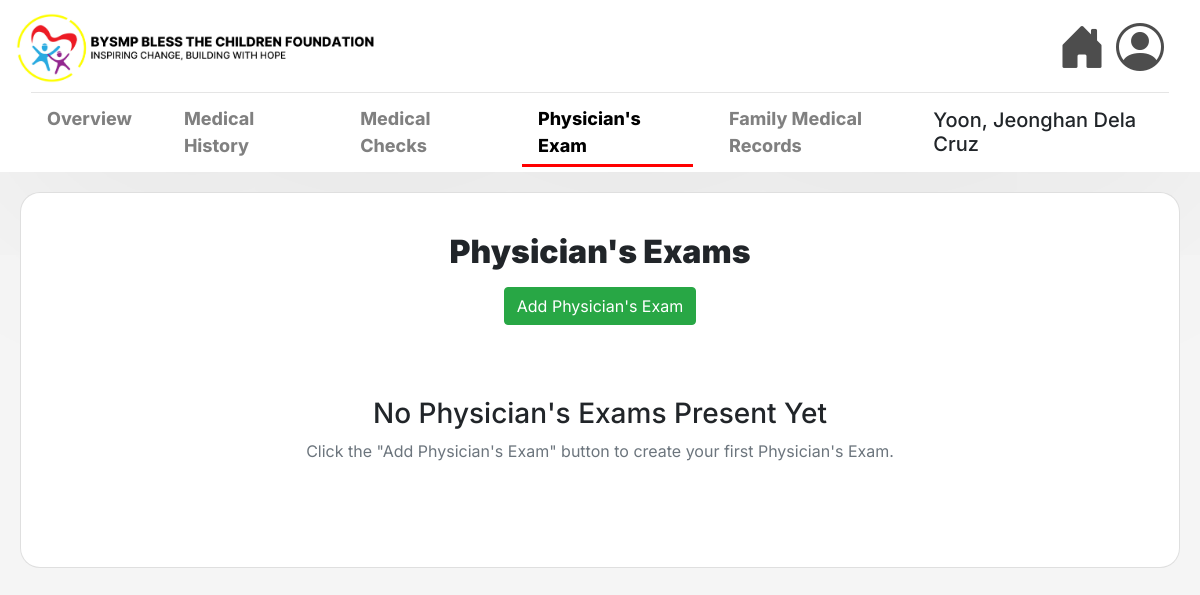
Before: /physician-exam/home/6/ with the older database file.
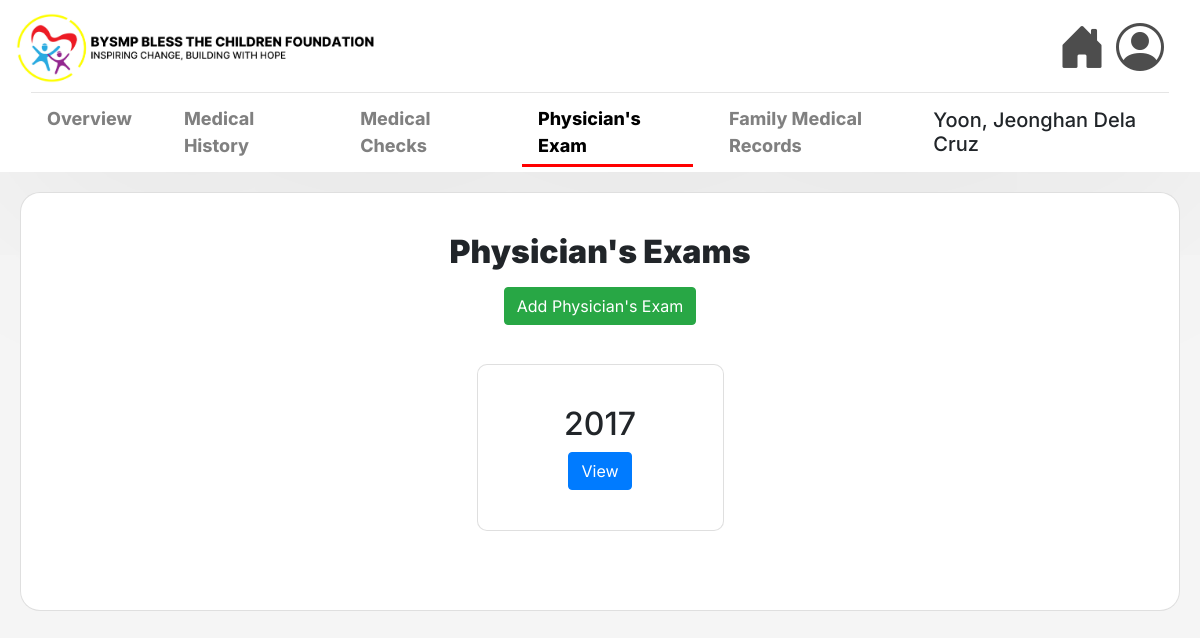
After: the same page with the newer database file.
### msys42app/models.py (models this page shows, shortened)
class PhysiciansExam(models.Model):
    child = models.ForeignKey(Child, on_delete=models.CASCADE)
    year_choices = [(year, year) for year in range(2000, datetime.datetime.now().year + 1)]
    conditions = [("N", "N"), ("A", "A"), ("C", "C"), ("R", "R"), ("NE", "NE")]
    year = models.IntegerField(choices=year_choices, default=datetime.datetime.now().year)
    grade = models.CharField(max_length=2, choices=conditions, default= "NE")
    height = models.CharField(max_length=2, choices=conditions, default= "NE")
    weight = models.CharField(max_length=2, choices=conditions, default= "NE")
    bp = models.CharField(max_length=2, choices=conditions, default= "NE")
    vision_right = models.CharField(max_length=2, choices=conditions, default= "NE")
    vision_left = models.CharField(max_length=2, choices=conditions, default= "NE")
    hearing_right = models.CharField(max_length=2, choices=conditions, default= "NE")
    hearing_left = models.CharField(max_length=2, choices=conditions, default= "NE")
    eyes = models.CharField(max_length=2, choices=conditions, default= "NE")
    ears = models.CharField(max_length=2, choices=conditions, default= "NE")
    nose = models.CharField(max_length=2, choices=conditions, default= "NE")
    throat = models.CharField(max_length=2, choices=conditions, default= "NE")
    teeth = models.CharField(max_length=2, choices=conditions, default= "NE")
    heart = models.CharField(max_length=2, choices=conditions, default= "NE")
    lungs = models.CharField(max_length=2, choices=conditions, default= "NE")
    abdomen = models.CharField(max_length=2, choices=conditions, default= "NE")
    nervous_system = models.CharField(max_length=2, choices=conditions, default= "NE")
    skin = models.CharField(max_length=2, choices=conditions, default= "NE")
    nutrition = models.CharField(max_length=2, choices=conditions, default= "NE")
    other = models.CharField(max_length=2, choices=conditions, default= "NE")
    other_label = models.CharField(max_length=20, default="other")

### msys42app/views.py (the view)
# urls.py: path('physician-exam/home/<int:pk>/', views.home_physicians_exam, name='home_physicians_exam'),
def home_physicians_exam(request, pk):
    child = get_object_or_404(Child, pk=pk)
    exams = PhysiciansExam.objects.filter(child=child)
    return render(request, 'msys42app/home_pe.html', {'child': child, 'exams':exams})

### msys42app/templates/msys42app/home_pe.html (shortened to what this page needs)
{% extends 'msys42app/base.html' %}
{% load static %}
{% block navbar %}
<hr class="w-100 my-1">
<nav style="display: flex; justify-content: space-between; align-items: flex-end; padding-left: 0; padding: 0; width: 100%; position: sticky;">
    <ul class="child-nav" style="display: flex; gap: 20px; list-style: none; padding: 0; margin: 0;">
        <li class="nav-item">
            <a class="nav-link" href="{% url 'view_child_profile' pk=child.id %}">
                Overview
            </a>
        </li>
        <li class="nav-item">
            <a class="nav-link" href="{% url 'view_medical_history' child.id %}">Medical History</a>
        </li>
        <li class="nav-item">
            <a class="nav-link" href="{% url 'annual_medical_check_list' child.id %}">Medical Checks</a>
        </li>
        <li class="nav-item">
            <a class="nav-link active" href="{% url 'home_physicians_exam' child.id %}">
                Physician's Exam
            </a>
        </li>
        <li class="nav-item">
            <a class="nav-link" href="{% url 'view_family_medicals' child.id%}">Family Medical Records</a>
        </li>
    </ul>
    <h5> {{child.lastname}}, {{child.firstname}} {{child.middlename}} </h5>
</nav>
{% endblock %}
{% block content %}
<div class="container-fluid" style="padding: 20px;">
    <div class="card shadow-sm" style="max-width: 1200px; margin: 0 auto;">
        <div class="card-body">
            <div class="text-center mb-4">
                <h2 class="mb-3" style="font-weight: 1000;">Physician's Exams</h2>
                <a href="{% url 'create_physicians_exam' child.id %}" class="btn btn-success">
                     Add Physician's Exam
                </a>
            </div>
            {% if exams %}
                <div class="row justify-content-center">
                    {% for exam in exams %}
                        <div class="col-md-3 mb-4">
                            <div class="card h-100 shadow-sm" style="max-width: 330px; margin: 0 auto; border-radius: 10px;">
                                <div class="card-body d-flex flex-column align-items-center justify-content-center" style="min-height: 120px;">
                                    <h2 class="card-title mb-2 fw-bold">{{ exam.year }}</h2>
                                    <a href="{% url 'view_physicians_exam' pk=child.pk id=exam.pk %}" class="btn btn-primary">
                                         View
                                    </a>
                                </div>
                            </div>
                        </div>
                    {% endfor %}
                </div>
            {% else %}
                <div class="text-center py-5">
                    <h3>No Physician's Exams Present Yet</h3>
                    <p class="text-muted">Click the "Add Physician's Exam" button to create your first Physician's Exam.</p>
                </div>
            {% endif %}
        </div>
    </div>
</div>
{% endblock %}

Changed rows visible on the page:
added PhysiciansExam: year "2017"
Other visible differences:
text no longer shown: "No Physician's Exams Present Yet Click the \"Add Physician's Exam\" button to create your first Physician's Exam."
